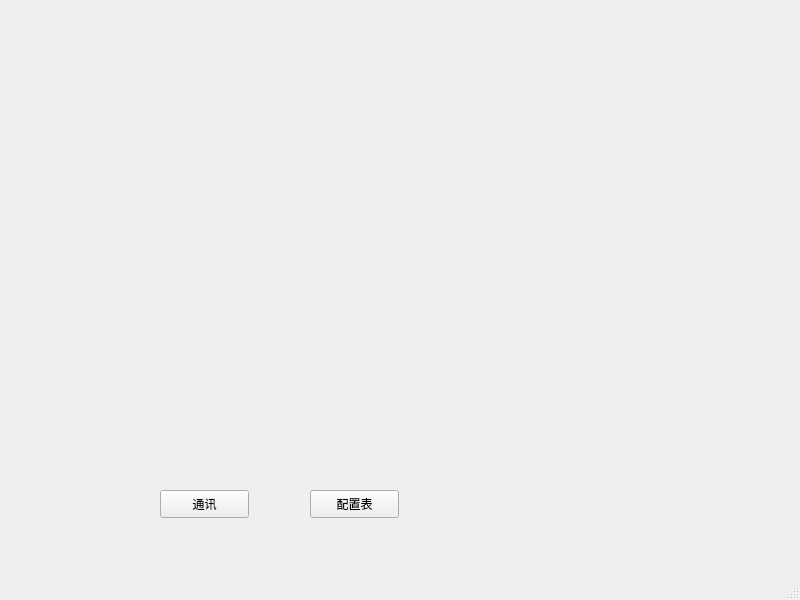
<?xml version="1.0" encoding="UTF-8"?>
<ui version="4.0">
 <class>MainWindow</class>
 <widget class="QMainWindow" name="MainWindow">
  <property name="geometry">
   <rect>
    <x>0</x>
    <y>0</y>
    <width>800</width>
    <height>600</height>
   </rect>
  </property>
  <property name="windowTitle">
   <string>MainWindow</string>
  </property>
  <widget class="QWidget" name="centralwidget">
   <widget class="QPushButton" name="TX11">
    <property name="geometry">
     <rect>
      <x>160</x>
      <y>490</y>
      <width>89</width>
      <height>28</height>
     </rect>
    </property>
    <property name="text">
     <string>通讯</string>
    </property>
   </widget>
   <widget class="QPushButton" name="tx22">
    <property name="geometry">
     <rect>
      <x>310</x>
      <y>490</y>
      <width>89</width>
      <height>28</height>
     </rect>
    </property>
    <property name="text">
     <string>配置表</string>
    </property>
   </widget>
  </widget>
  <widget class="QMenuBar" name="menubar">
   <property name="geometry">
    <rect>
     <x>0</x>
     <y>0</y>
     <width>800</width>
     <height>25</height>
    </rect>
   </property>
  </widget>
  <widget class="QStatusBar" name="statusbar"/>
 </widget>
 <resources/>
 <connections/>
</ui>
